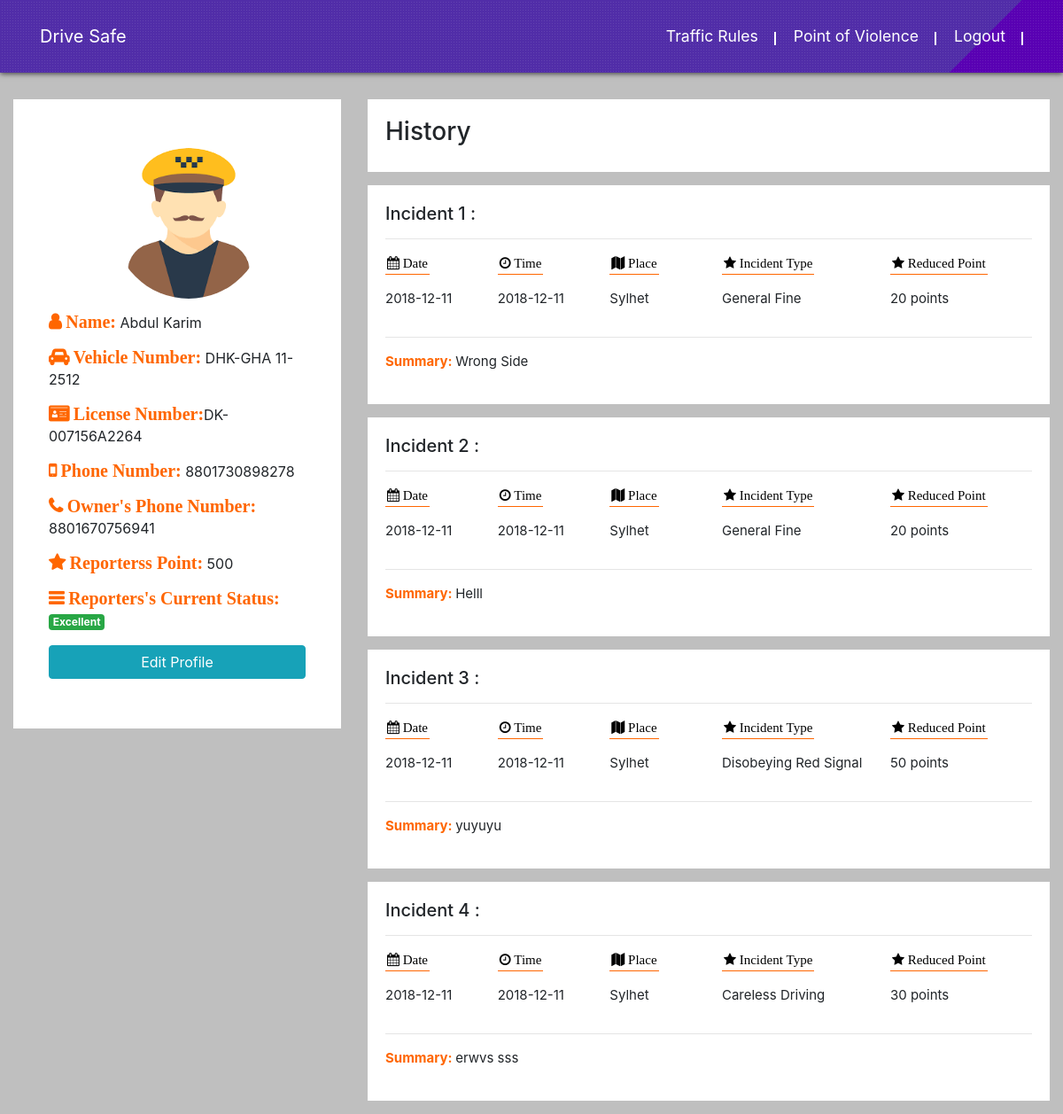
Page /drivers/index (signed in) on the committed database.
### tables this page shows
CREATE TABLE IF NOT EXISTS `driver` (
  `id` int(255) NOT NULL,
  `name` varchar(255) NOT NULL,
  `mobile_num` varchar(255) NOT NULL,
  `password` varchar(255) NOT NULL,
  `owner_mob_num` varchar(255) NOT NULL,
  `vehicles_num` varchar(255) NOT NULL,
  `licence_num` varchar(255) NOT NULL,
  `points` int(255) NOT NULL,
  `status` int(255) NOT NULL
);

CREATE TABLE IF NOT EXISTS `incident` (
  `id` int(255) NOT NULL,
  `vehicles_num` varchar(255) NOT NULL,
  `driver_lic_num` varchar(255) NOT NULL,
  `incident_type_id` int(255) NOT NULL,
  `place` varchar(255) NOT NULL,
  `summary` text NOT NULL,
  `time` time NOT NULL,
  `date` date NOT NULL,
  `reporter_id` int(255) NOT NULL
);

CREATE TABLE IF NOT EXISTS `point_table` (
  `type_id` int(255) NOT NULL,
  `type_name` varchar(255) NOT NULL,
  `point` int(255) NOT NULL
);

### drivers/index.php (the view, shortened to what this page needs)
<?php
    include 'core/controller.php';
    if(isset($_SESSION['driver'])) {
      $dri_id = $_SESSION['driver'];
    } else {
      ?><script>window.location = 'sign';</script><?php
    }
    $row = $ctrl->getDriverById($dri_id, $conn);
?>
<!DOCTYPE html>
<html lang="en">
<head>
    <link rel="stylesheet" href="../theme/font/font-awesome-4.7.0/css/font-awesome.css">
    <link rel="stylesheet" href="../theme/css/bootstrap/css/bootstrap.min.css">
    <link rel="stylesheet" href="../theme/font/font-awesome-4.7.0/css/font-awesome.min.css">
    <link rel="stylesheet" href="../theme/css/reporters/reporters-profile.css">
</head>
<body class="reportersBody" style="overflow-x: hidden">
  <section class="top-nav">
    <nav class="navbar navbar-expand-md navbar-color navbar-dark">
      <div class="container">
        <a class="navbar-brand" href="index">Drive Safe</a>
        <div class="collapse navbar-collapse text-center clear" id="collapse">
          <ul class="navbar-nav ml-auto">
            <li class="nav-item">
              <a href="rules" class="nav-link">
                <span class="modtitle">Traffic Rules</span>
              </a>
            </li>
            <li class="nav-item">
              <a href="points" class="nav-link">
                <span class="modtitle">Point of Violence</span>
              </a>
            </li>
            <li class="nav-item">
              <a href="logout" class="nav-link">
                <span class="modtitle">Logout</span>
              </a>
            </li>
          </ul>
        </div>
      </div>
    </nav>
  </section>
  <div class="container-fluid reportersProfile">
    <div class="row">
      <div class="col-md-4">
        <div class="reporters ml-auto">
          <img class="reportersImg ml-auto" src="../theme/images/driver.png" alt="Driver" width="200px">
          <p><span><i class="fa fa-user"> Name:</i></span> <?php echo $row['name'];?></p>
          <p><span><i class="fa fa-car"> Vehicle Number:</i></span> <?php echo $row['vehicles_num'];?></p>
          <p><span><i class="fa fa-id-card"> License Number:</i></span><?php echo $row['licence_num'];?></p>
          <p><span><i class="fa fa-mobile"> Phone Number:</i></span> <?php echo $row['mobile_num'];?></p>
          <p><span><i class="fa fa-phone"> Owner's Phone Number:</i></span> <?php echo $row['owner_mob_num'];?></p>
          <p><span><i class="fa fa-star"> Reporterss Point:</i></span> <?php echo $row['points'];?></p>
          <p><span><i class="fa fa-bars"> Reporters's Current Status:</i></span>
              <?php
                if($row['points'] >= 450) {
                  echo '<span class="badge badge-success">Excellent</span>';
                } else if($row['points'] >= 300 && $row['points'] <= 449) {
                  echo '<span class="badge badge-primary">Safe</span>';
                } else if($row['points'] >= 150 && $row['points'] <= 299) {
                  echo '<span class="badge badge-warning">Guilty</span>';
                } else if($row['points'] >= 1 && $row['points'] <= 149) {
                  echo '<span class="badge badge-danger">Dangerous</span>';
                }
                else if($row['points'] <= 0) {
                  echo '<span class="badge badge-dark">Runaway</span>';
                }
              ?>
          </p>
          <p><a href="edit" class="btn btn-info btn-block">Edit Profile</a></p>
        </div>
      </div>
      <div class="col-md-8">
        <div class="reportersHistory">
          <h3>History</h3>
        </div>
        <?php
          $count = 0;
          $res1 = $ctrl->getIncidentByVehicle($row['vehicles_num'], $conn);
          while($row1 = $res1->fetch_assoc()) {
            $count++;
        ?>
        <div class="reportersHistory">
          <h5>Incident <?php echo $count;?> :</h5>
          <hr>
          <div class="row" class="historyInfo">
            <div class="col-md-2">
              <p><i class="fa fa-calendar-alt"> Date</i></p>
              <p><?php echo $row1['date'];?></p>
            </div>
            <div class="col-md-2">
              <p><i class="fa fa-clock"> Time</i></p>
              <p><?php echo $row1['date'];?></p>
            </div>
            <div class="col-md-2">
              <p><i class="fa fa-map"> Place</i></p>
              <p><?php echo $row1['place'];?></p>
            </div>
            <div class="col-md-3">
              <p><i class="fa fa-star"> Incident Type</i></p>
              <p><?php $ctrl->getIncidentTypeById($row1['incident_type_id'], $conn);?></p>
            </div>
            <div class="col-md-3">
              <p><i class="fa fa-star"> Reduced Point</i></p>
              <p><?php $ctrl->getIncidentPointById($row1['incident_type_id'], $conn);?> points</p>
            </div>
          </div>
          <hr>
          <p><b>Summary: </b> <?php echo $row1['summary'];?></p>
        </div>
        <?php
          }
        ?>
      </div>
    </div>
  </div>
</body>
</html>

### drivers/core/controller.php (shortened to what this page needs)
<?php
	class Controller {
		public function getDriverById($id, $conn) {
			$sql = $conn->prepare("SELECT * FROM driver WHERE id = ?");
		 	$sql->bind_param("s", $id);
		 	$sql->execute();
		 	$res = $sql->get_result();
		 	$row = $res->fetch_assoc();
			return $row;
		}
		public function getIncidentByVehicle($vehicles_num, $conn) {
			$sql = $conn->prepare("SELECT * FROM incident WHERE vehicles_num = ?");
		 	$sql->bind_param("s", $vehicles_num);
		 	$sql->execute();
		 	$res = $sql->get_result();
			return $res;
		}
		public function getIncidentTypeById($type_id, $conn) {
			$sql = $conn->prepare("SELECT type_name FROM point_table WHERE type_id = ?");
		 	$sql->bind_param("s", $type_id);
		 	$sql->execute();
		 	$res = $sql->get_result();
		 	$row = $res->fetch_assoc();
			echo $row['type_name'];
		}
		public function getIncidentPointById($type_id, $conn) {
			$sql = $conn->prepare("SELECT point FROM point_table WHERE type_id = ?");
		 	$sql->bind_param("s", $type_id);
		 	$sql->execute();
		 	$res = $sql->get_result();
		 	$row = $res->fetch_assoc();
			echo $row['point'];
		}
	}
	$ctrl = new Controller;
?>

### theme/css/reporters/reporters-profile.css (style rules this page uses)
html { overflow-x: hidden !important; }
body { overflow-x: hidden !important; }
a, a:hover, a:focus { text-decoration: none; }
.top-nav { background: linear-gradient(-45deg, #5900b3 10%, transparent 0%), linear-gradient(-45deg, #512DA8 100%, transparent 10%); }
.top-nav .navbar-dark { background:url("../Theme/images/home_hr.png") transparent; padding: 20px 0px 20px 0px; box-shadow: 0 1px 6px 0 rgba(0, 0, 0, 0.7); }
.top-nav .nav-item a { color: #fff !important; padding-left: 20px!important; padding-right: 20px!important; font-size: 1.1em; cursor: pointer; transition: all .5s; }
.nav-item .nav-link .modtitle:after { position: absolute; content: ""; height: 15px; width: 2px; right: 0; margin-right: -20px; bottom: 0; }
.nav-item .nav-link .modtitle:after { background-color: #fff; }
.nav-item .nav-link .modtitle { position: relative; }
.reportersBody { background-color: #bfbfbf; }
.reportersProfile { margin-top: 30px; }
.reporters { background-color: #fff; padding: 40px; }
.reporters span i { color: #ff6600; font-weight: bold; font-size: 20px; }
.reportersProfile .reporters .reportersImg { padding: 15px; border-radius: 50%; box-sizing: border-box; margin-left: 20% !important; }
.reportersHistory { background-color: #fff; padding: 20px; margin-bottom: 15px; }
.reportersHistory i { font-size: 15px; padding: 2px; color: #000; border-bottom: 1px solid #ff6600; padding-bottom: 5px; }
.reportersHistory b { color: #ff6600; }
.reportersHistory p { font-size: 15px; }

### rows in the picture
driver: name "Abdul Karim", vehicles_num "DHK-GHA 11-2512", licence_num "DK-007156A2264", mobile_num "8801730898278", owner_mob_num "8801670756941", points "500"
incident: date "2018-12-11", place "Sylhet", point_table.type_name "General Fine", point_table.point "20", summary "Wrong Side"
incident: date "2018-12-11", place "Sylhet", point_table.type_name "General Fine", point_table.point "20", summary "Helll"
incident: date "2018-12-11", place "Sylhet", point_table.type_name "Disobeying Red Signal", point_table.point "50", summary "yuyuyu"
incident: date "2018-12-11", place "Sylhet", point_table.type_name "Careless Driving", point_table.point "30", summary "erwvs sss"
